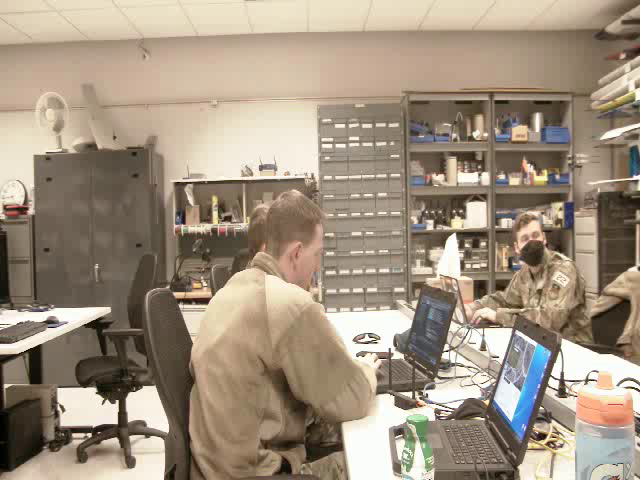
#> input picture frame 0 of HuddleCam/output.avi, 640 x 480 px, given in place of the camera
$ python Blob_Detection_with_video.py   (older library calls are emulated)
#> lines starting #> are read from the running program, lines starting #| are printed output that depends on the picture; after the words box and inside, x2 and y2 are one past the last pixel; in counts of white or black regions, pixels touching at a corner belong together
### Transcribing blob detection code from my laptop,but with input as video and not set of pics###
import numpy as np
import argparse
import cv2
import serial
from serial import Serial

cap  = cv2.VideoCapture(0)
cam = Serial('/dev/ttyUSB0',9600) #Identifying port camera is connected to
cam.close

#Next two commands necessary to instantiate camera
cmd = [129,1,4,53,2,255] #outdoor mode = 2
cam.open
cam.write(cmd)
cam.close

cmd = [129,1,4,57,10,255] #shutter priority
cam.open
cam.write(cmd)
cam.close

#Getting specs on video
width = int(cap.get(cv2.CAP_PROP_FRAME_WIDTH))
height = int(cap.get(cv2.CAP_PROP_FRAME_HEIGHT))
fps = cap.get(cv2.CAP_PROP_FPS)

#Writing output video
out = cv2.VideoWriter('output.avi', cv2.VideoWriter_fourcc(*'XVID'), fps, (width, height))

keep_processing = True

ZoomValue = 0;

while (keep_processing == True):
    # load the input image and construct an input blob for the image
    # by resizing to a fixed 300x300 pixels and then normalizing it
    # (note: normalization is done via the authors of the MobileNet SSD
    # implementation)
    #   image = cv2.imread(args["image"])
    if (cap.isOpened):
        ret, image = cap.read();
#> image is the input picture: shape (480, 640, 3); mean B, G, R 128.2, 146.1, 160.9

        # cv2.imshow("file", frame)
        # cv2.waitKey(0)

        # when we reach the end of the video (file) exit cleanly
        if not ret:
            keep_processing = False;

        (B, G, R) = cv2.split(image)
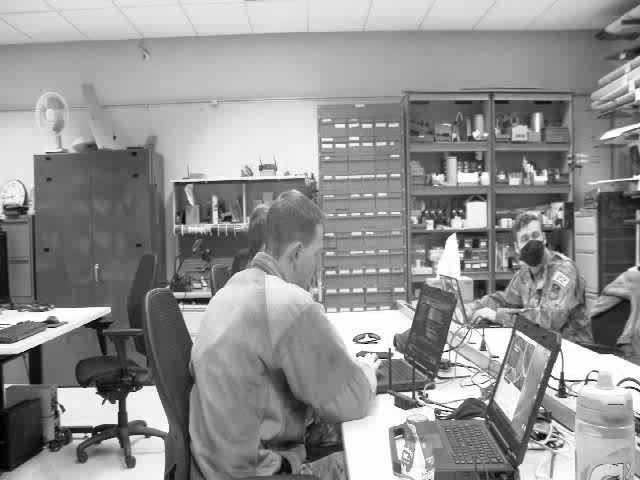
#> G: shape (480, 640); min 0, max 255, mean 146.1
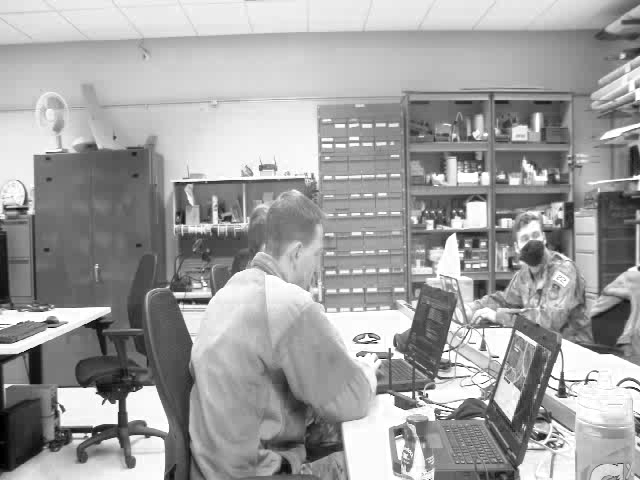
#> R: shape (480, 640); min 0, max 255, mean 160.9
        zero = np.zeros(image.shape[:2], dtype = "uint8")
        blueEmphasis = cv2.merge([B, zero, zero])
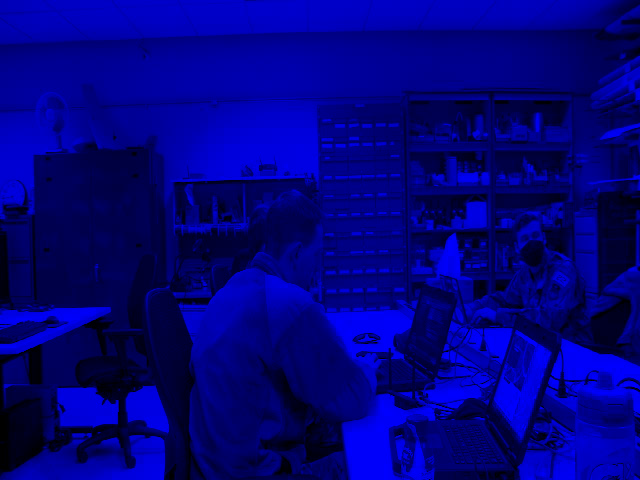
#> blueEmphasis: shape (480, 640, 3); mean of channels 0, 1, 2 128.2, 0, 0; drawn as B, G, R
        blueGray = image[:,:,0]
        blurred = cv2.GaussianBlur(blueGray, (7, 7), 0)
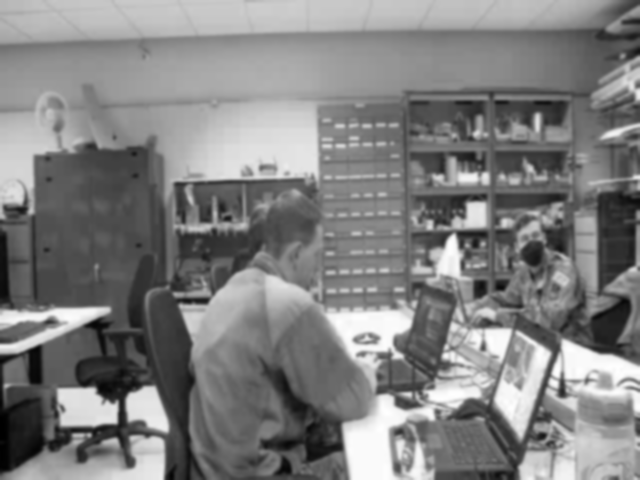
#> blurred: shape (480, 640); min 0, max 255, mean 128.2
        (T, bThresh) = cv2.threshold(blurred, 75, 255, cv2.THRESH_BINARY_INV)
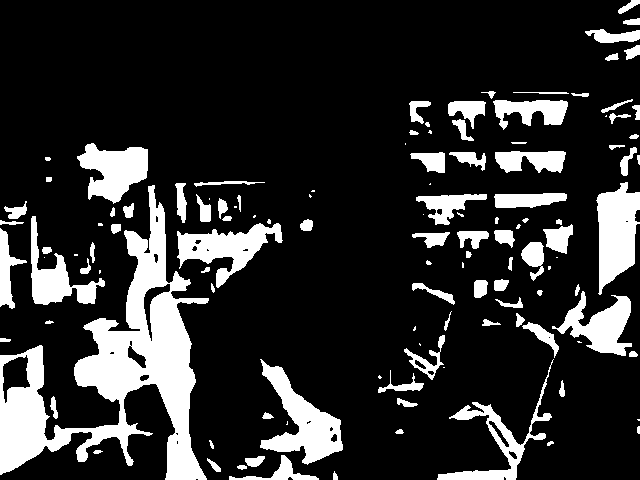
#> bThresh: shape (480, 640); 17.8% white; 122 white regions (28 under 20 px)
        (__, cnts, hierarchy) = cv2.findContours(bThresh.copy(), cv2.RETR_EXTERNAL, cv2.CHAIN_APPROX_SIMPLE)
#> cnts = 122 contours, 43 with area under 20; largest, box (x1, y1, x2, y2) and area: (0, 185, 209, 480) 19788, (260, 359, 343, 465) 3364, (596, 182, 640, 295) 3147, (177, 223, 283, 288) 2678, (77, 143, 148, 204) 2502
        if(len(cnts) > 0):
            biggestcnt = cnts[0]
#> biggestcnt = contour of 9 points, box (x1, y1, x2, y2) (333, 471, 338, 480), area 22
            (bigx, bigy, bigw, bigh) = cv2.boundingRect(biggestcnt)
#> bigx = 333; bigy = 471; bigw = 5; bigh = 9
            big_area = bigw * bigh
#> big_area = 45
            for (i, c) in enumerate(cnts):
                (newx, newy, neww, newh) = cv2.boundingRect(c)
                box_area = neww * newh
                target_area = cv2.contourArea(cnts[i])
                if target_area > big_area:
                    biggestcnt = cnts[i]
#> this loop made 122 passes
#> (newx, newy, neww, newh, box_area, target_area) on passes 1, 2, 3, 4, 5, 9, 13, 14, 15, 16, 18, 20: (333, 471, 5, 9, 45, 22), (237, 465, 10, 5, 50, 25.5), (207, 458, 14, 14, 196, 61.5), (245, 456, 20, 11, 220, 126.5), (229, 455, 90, 25, 2250, 481), (395, 429, 9, 5, 45, 22.5), (262, 412, 12, 7, 84, 39), (397, 398, 21, 9, 189, 74.5), (50, 396, 8, 23, 184, 76), (559, 380, 6, 17, 102, 47), (378, 370, 46, 23, 1058, 219), (437, 359, 117, 121, 14157, 2077.5)
        # print(M)
        blueTargets = image.copy()
        cv2.drawContours(image, cnts, -1, (0, 255, 0), 2)
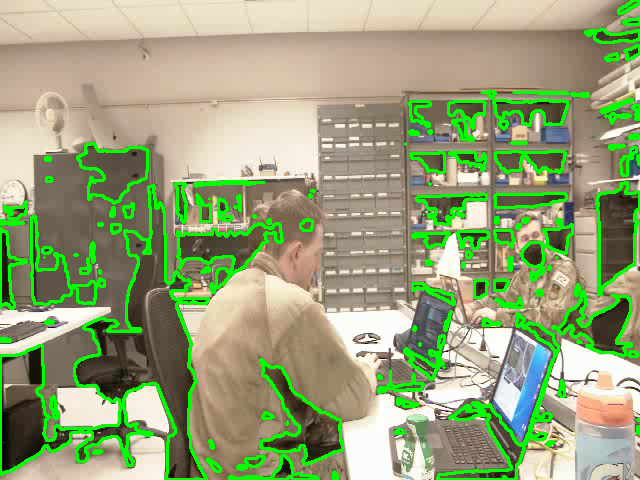
#> image: shape (480, 640, 3); 10.22% of pixels changed, all inside (x1, y1, x2, y2) = (0, 0, 640, 480)
        (x,y),radius = cv2.minEnclosingCircle(biggestcnt)
#> x = 628.5; y = 6; radius = 12.09
        center = (int(x),int(y))
#> center = (628, 6)
        radius = int(radius)
#> radius = 12
        cv2.circle(blueTargets,center,radius,(0,0,255),2)
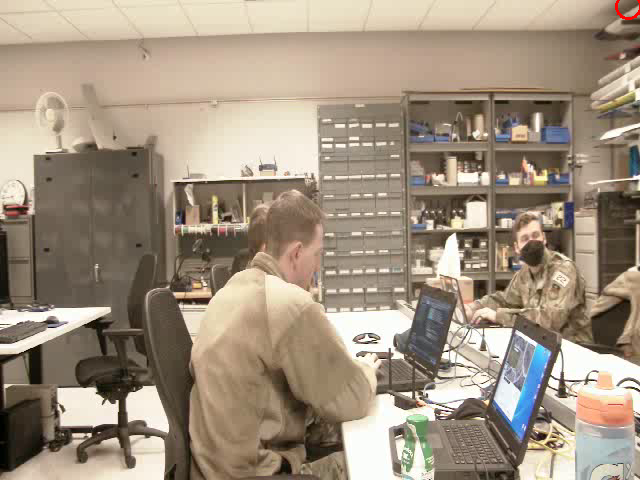
#> blueTargets: shape (480, 640, 3); 0.04% of pixels changed, all inside (x1, y1, x2, y2) = (615, 0, 640, 20)

        out.write(blueTargets)

        cv2.imshow("Output", blueTargets)

        key = cv2.waitKey(1) & 0xFF;
#> (key x is pressed here)

    #The following allow user to input keyboard commands to control camera
    if (key == ord('x')):
            keep_processing = False;
    elif (key == ord('w')):
            print("Up");

            cmd = [129,1,6,1,12,12,3,1,255]
            print("cmd is: " + str(cmd))
            cam.open
            cam.write(cmd)
            cam.close
    elif (key == ord('a')):
            print("Left");

            cmd = [129,1,6,1,12,12,1,3,255]
            print("cmd is: " + str(cmd))
            cam.open
            cam.write(cmd)
            cam.close
    elif (key == ord('s')):
            print("Down");

            cmd = [129,1,6,1,12,12,3,2,255]
            print("cmd is: " + str(cmd))
            cam.open
            cam.write(cmd)
            cam.close
    elif (key == ord('d')):
            print("Right");

            cmd = [129,1,6,1,12,12,2,3,255]
            print("cmd is: " + str(cmd))
            cam.open
            cam.write(cmd)
            cam.close
    elif (key == ord('f')):
            print("Stop");

            cmd = [129,1,6,1,12,12,3,3,255]
            print("cmd is: " + str(cmd))
            cam.open
            cam.write(cmd)
            cam.close
    elif (key == ord('o')):
            print("Out");
            ZoomValue = ZoomValue - 1;
            if (ZoomValue < 0):
                ZoomValue = 0;
            cmd = [129,1,4,71,ZoomValue,ZoomValue,ZoomValue,ZoomValue,
ZoomValue,ZoomValue,ZoomValue,ZoomValue,255]
            print("cmd is: " + str(cmd))
            cam.open
            cam.write(cmd)
            cam.close
    elif (key == ord('i')):
            print("In");
            ZoomValue = ZoomValue + 1;
            if (ZoomValue > 15):
                ZoomValue = 15;
            cmd = [129,1,4,71,ZoomValue,ZoomValue,ZoomValue,ZoomValue,
ZoomValue,ZoomValue,ZoomValue,ZoomValue,255]
            print("cmd is: " + str(cmd))
            cam.open
            cam.write(cmd)
            cam.close
    elif (key == ord('t')):
            print("Test");
            cmd = [129,1,6,3,20,20,15,7,15,14,0,1,12,8,255]
            print("cmd is: " + str(cmd))
            cam.open
            cam.write(cmd)
            cam.close
    elif (key == ord('h')):
            print("Home");

            cmd = [129,1,6,4,255]
            print("cmd is: " + str(cmd))
            cam.open
            cam.write(cmd)
            cam.close

cap.release()
out.release()

cv2.destroyAllWindows()
